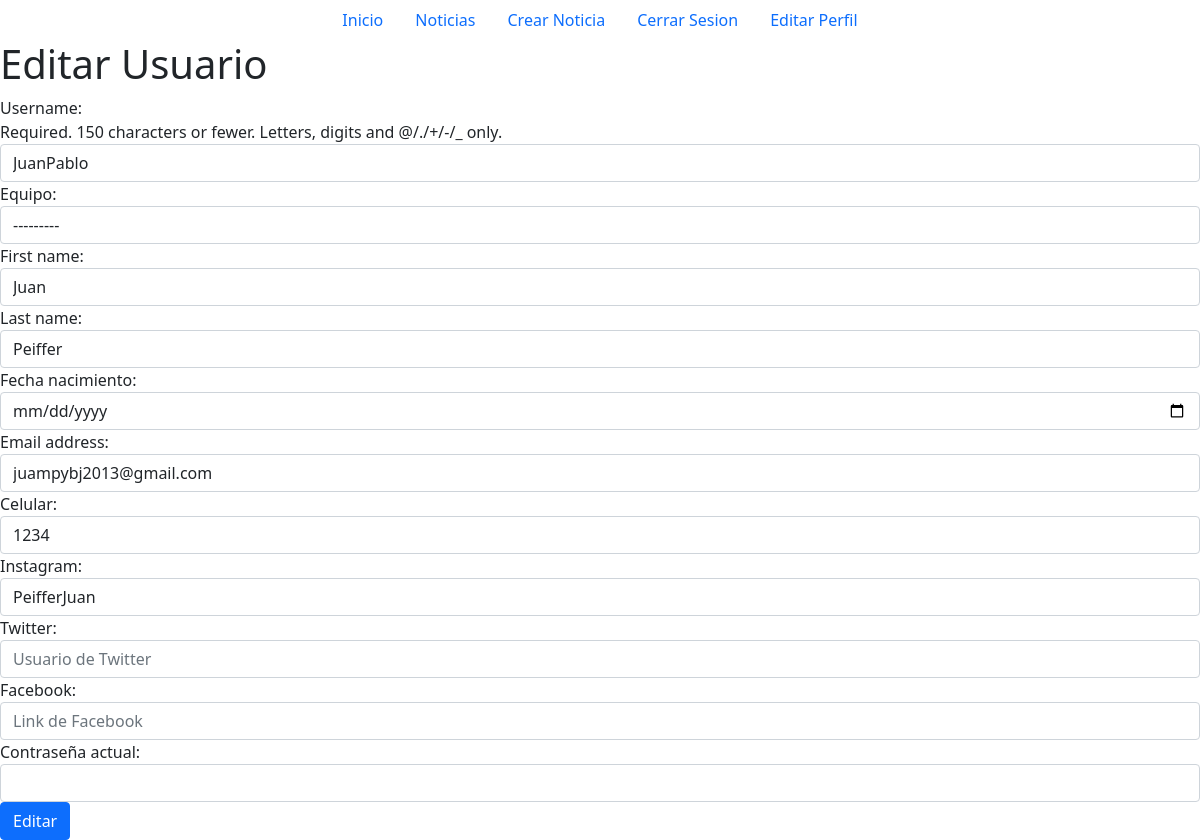
Page /usuario/editar/ (signed in) on the earlier database version.
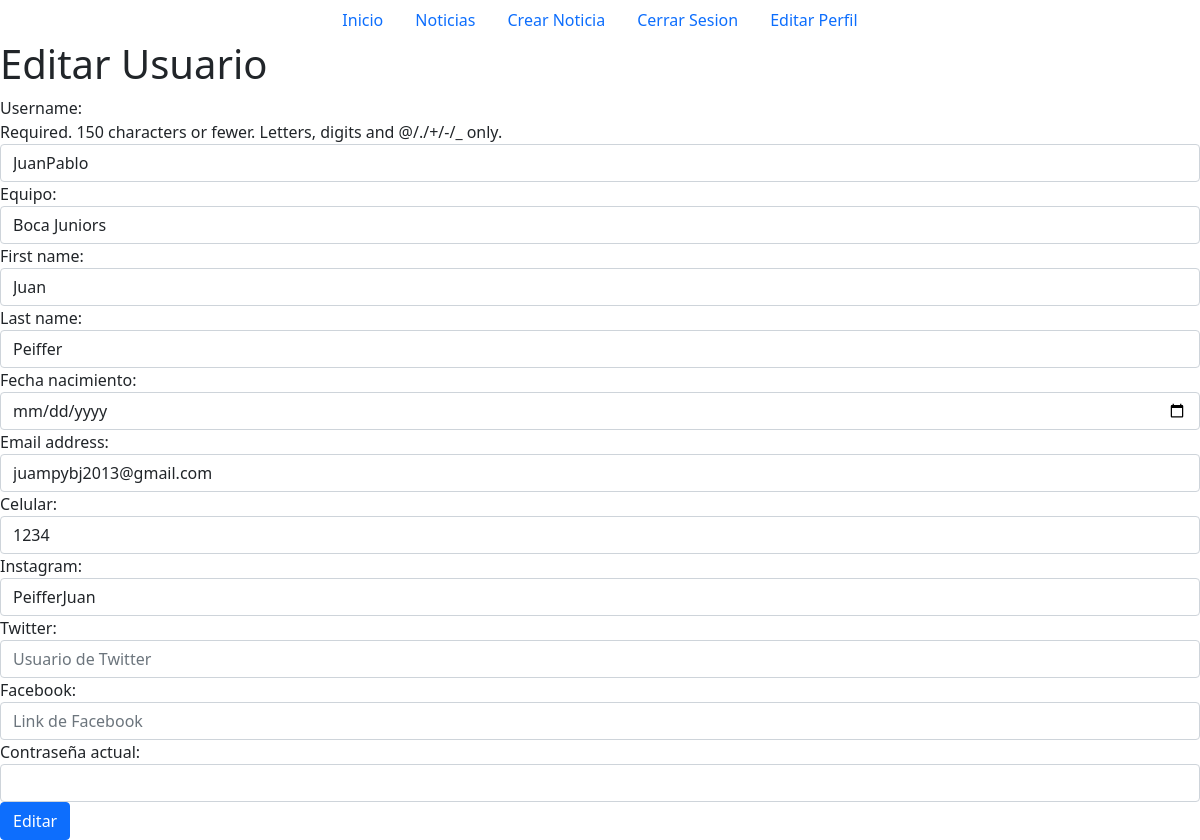
Same page on the later database version.
### usuarios/models.py (models this page shows, shortened)
class CustomUser(AbstractUser):
    fecha_nacimiento = models.DateField(null=True, blank=True)
    equipo = models.ForeignKey(EquipoFutbol, on_delete=models.CASCADE, null=True, blank=True)
    twitter = models.CharField(max_length=35, null=True, blank=True)
    celular = models.CharField(max_length=15, null=True, blank=True)
    facebook = models.CharField(max_length=55, null=True, blank=True)
    instagram = models.CharField(max_length=35, null=True, blank=True)
    noticias_publicadas = models.IntegerField(default=0)
    class Meta:
        verbose_name = 'Usuario'
        verbose_name_plural = 'Usuarios'

### usuarios/views.py (the view)
# urls.py: path('usuario/editar/', views.editar, name='editar'),
def editar(request):
    user = request.user
    if request.method == 'POST':
        form = EditUserForm(request.POST, instance=user)
        if form.is_valid():
            current_password = form.cleaned_data['current_password']
            if user.check_password(current_password):
                user = form.save(commit=False)
                if 'password' in form.cleaned_data and form.cleaned_data['password']:
                    user.set_password(form.cleaned_data['password'])
                    update_session_auth_hash(request, user)  # Actualiza la sesión para evitar cerrar la sesión
                user.save()
                return redirect('home')
            else:
                form.add_error('current_password', 'La contraseña actual es incorrecta.')
    else:
        form = EditUserForm(instance=user)
    return render(request, 'editar.html', {'form': form})

### equipos/models.py (called while the page is built)
    def __str__(self):
        return self.nombre

### templates/staff/user/editar.html (shortened to what this page needs)
{% extends 'base.html' %}
{% block content %}
<h1>Editar Usuario</h1>
<form action="" method="POST">
    {{form}}
    <button type="submit" class="btn btn-primary">Editar</button>
</form>
{% endblock %}

Differences in the rows shown:
changed CustomUser "JuanPablo": equipo "---------" → "Boca Juniors"
